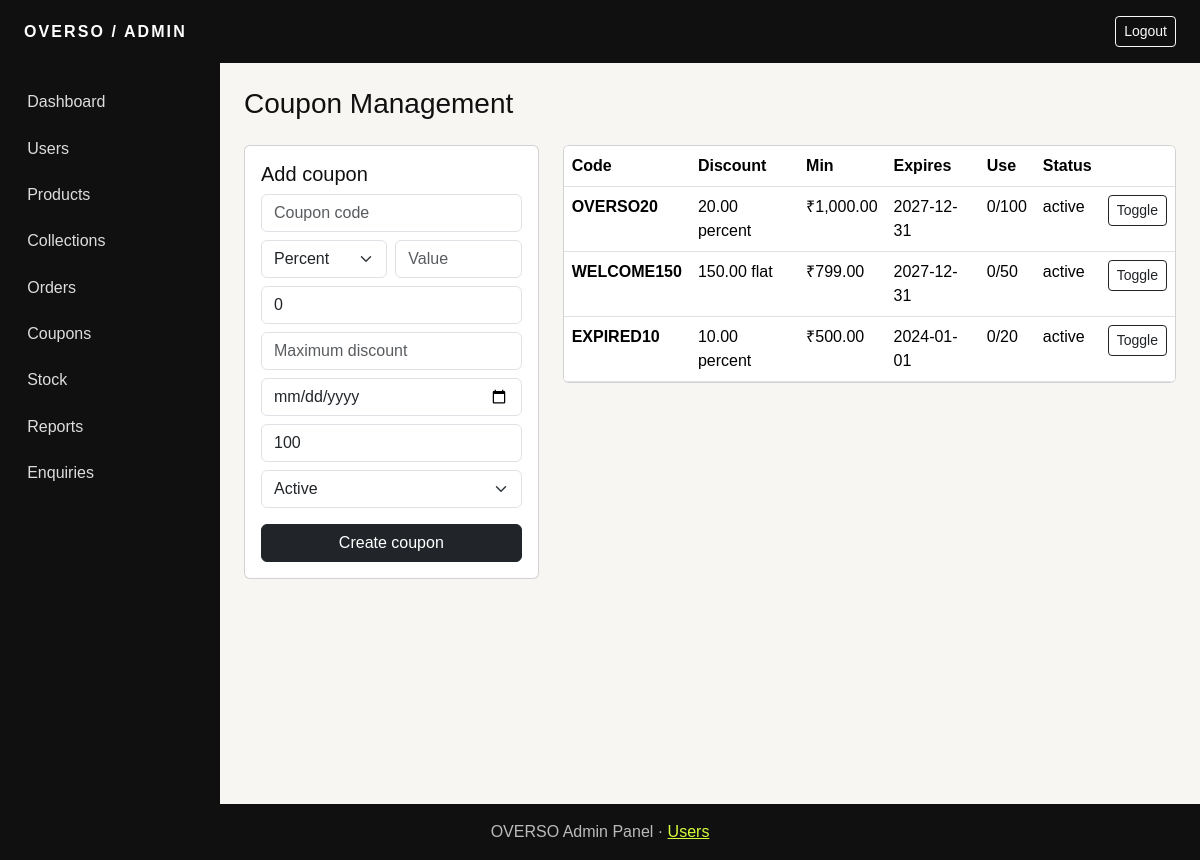
/admin/coupons.php (signed in), run on the app's committed database.
### tables this page shows
CREATE TABLE coupons (id INT AUTO_INCREMENT PRIMARY KEY,code VARCHAR(30) NOT NULL UNIQUE,discount_type ENUM('percent','flat') NOT NULL,discount_value DECIMAL(10,2) NOT NULL,minimum_order DECIMAL(10,2) DEFAULT 0,maximum_discount DECIMAL(10,2) DEFAULT NULL,expiry_date DATE NOT NULL,usage_limit INT DEFAULT 100,used_count INT DEFAULT 0,status ENUM('active','inactive') DEFAULT 'active');

### includes/functions.php (called while the page is built, shortened)
<?php
function e($value): string { return htmlspecialchars((string)$value, ENT_QUOTES, 'UTF-8'); }
function money($amount): string { return '₹' . number_format((float)$amount, 2); }

### admin/coupons.php (the view)
<?php $pageTitle='Coupon Management';require '../includes/admin-header.php';$pdo=db();if($_SERVER['REQUEST_METHOD']==='POST'){$pdo->prepare('INSERT INTO coupons(code,discount_type,discount_value,minimum_order,maximum_discount,expiry_date,usage_limit,status) VALUES(?,?,?,?,?,?,?,?)')->execute([strtoupper(trim($_POST['code'])),$_POST['discount_type'],(float)$_POST['discount_value'],(float)$_POST['minimum_order'],$_POST['maximum_discount']?:null,$_POST['expiry_date'],(int)$_POST['usage_limit'],$_POST['status']]);flash('success','Coupon created.');go('admin/coupons.php');}if(($_GET['action']??'')==='toggle'){$pdo->prepare("UPDATE coupons SET status=IF(status='active','inactive','active') WHERE id=?")->execute([(int)$_GET['id']]);go('admin/coupons.php');}$coupons=$pdo->query('SELECT * FROM coupons ORDER BY expiry_date DESC')->fetchAll(); ?><div class="row g-4"><div class="col-lg-4"><form method="post" class="card card-body"><h5>Add coupon</h5><input class="form-control mb-2" name="code" placeholder="Coupon code" required><div class="row g-2"><div class="col"><select class="form-select" name="discount_type"><option value="percent">Percent</option><option value="flat">Flat</option></select></div><div class="col"><input class="form-control" name="discount_value" placeholder="Value" required></div></div><input class="form-control my-2" name="minimum_order" placeholder="Minimum order" value="0"><input class="form-control mb-2" name="maximum_discount" placeholder="Maximum discount"><input class="form-control mb-2" type="date" name="expiry_date" required><input class="form-control mb-2" name="usage_limit" value="100"><select class="form-select mb-3" name="status"><option value="active">Active</option><option value="inactive">Inactive</option></select><button class="btn btn-dark">Create coupon</button></form></div><div class="col-lg-8"><div class="card table-responsive"><table class="table mb-0"><thead><tr><th>Code</th><th>Discount</th><th>Min</th><th>Expires</th><th>Use</th><th>Status</th><th></th></tr></thead><tbody><?php foreach($coupons as $c): ?><tr><td><b><?=e($c['code'])?></b></td><td><?=$c['discount_value']?> <?=$c['discount_type']?></td><td><?=money($c['minimum_order'])?></td><td><?=$c['expiry_date']?></td><td><?=$c['used_count']?>/<?=$c['usage_limit']?></td><td><?=e($c['status'])?></td><td><a href="coupons.php?action=toggle&id=<?=$c['id']?>" class="btn btn-sm btn-outline-dark">Toggle</a></td></tr><?php endforeach ?></tbody></table></div></div></div><?php require '../includes/admin-footer.php'; ?>

### assets/css/style.css (style rules this page uses)
:root { --ink:#101010;--paper:#f7f6f2;--lime:#d6ff39 }
body { background:var(--paper);color:var(--ink);font-family:Arial,sans-serif }
.table { background:#fff }

### data on the page
coupons: code "OVERSO20", discount_value "20.00", discount_type "percent", minimum_order "₹1,000.00", expiry_date "2027-12-31", used_count "0", usage_limit "100", status "active"
coupons: code "WELCOME150", discount_value "150.00", discount_type "flat", minimum_order "₹799.00", expiry_date "2027-12-31", used_count "0", usage_limit "50", status "active"
coupons: code "EXPIRED10", discount_value "10.00", discount_type "percent", minimum_order "₹500.00", expiry_date "2024-01-01", used_count "0", usage_limit "20", status "active"

### other printed values
$pageTitle "Coupon Management"
